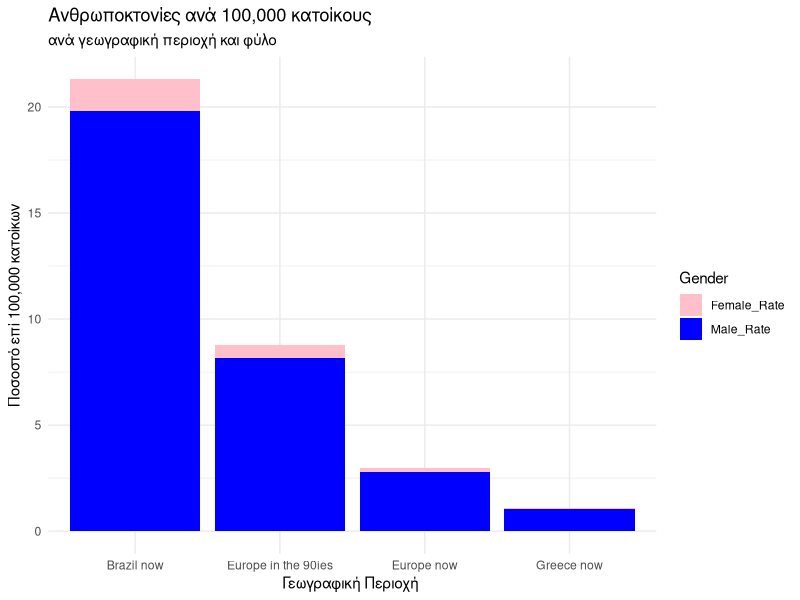

This figure's R source:

library(tidyverse)

# Data from https://www.unodc.org/documents/data-and-analysis/gsh/2023/Global_study_on_homicide_2023_web.pdf
# https://en.wikipedia.org/wiki/Crime_drop#cite_note-unodc-data-10

Overall_crime_rate <- c(21.3, 1.1, 8.8, 3)
Female_Rate <- 0.07*Overall_crime_rate
Male_Rate <- Overall_crime_rate - Female_Rate

data <- data.frame(
  Country = c("Brazil now", "Greece now", "Europe in the 90ies", "Europe now"),
  Male_Rate = Male_Rate
)

# Females are about 7% of the total (see pages 150 and 151 of UNODC report)
data$Female_Rate <- Female_Rate



# make long
data_long <- tidyr::pivot_longer(data, cols = c(Male_Rate, Female_Rate),
                                 names_to = "Gender", values_to = "Rate")

# plot
ggplot(data_long, aes(x = Country, y = Rate, fill = Gender)) +
  geom_bar(stat = "identity", position = "stack") +
  scale_fill_manual(values = c("pink", "blue")) +
  labs(title = "Ανθρωποκτονίες ανά 100,000 κατοίκους",
       subtitle = "ανά γεωγραφική περιοχή και φύλο",
       y = "Ποσοστό επί 100,000 κατοίκων",
       x = "Γεωγραφική Περιοχή ") +
  theme_minimal()
